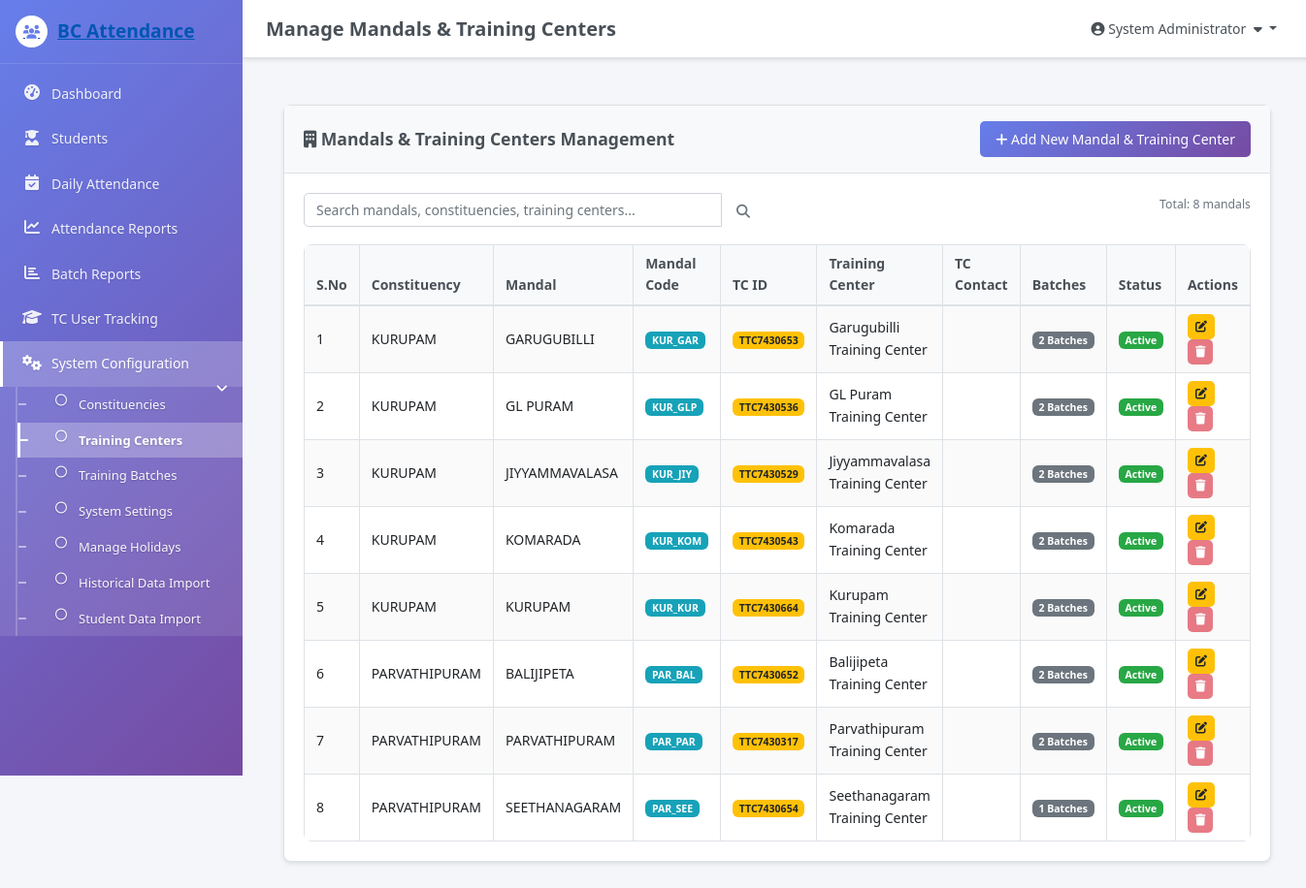
/admin/mandals.php (signed in), run on the app's committed database.
### tables this page shows
CREATE TABLE `mandals` (
  `id` int(11) NOT NULL,
  `constituency_id` int(11) NOT NULL,
  `name` varchar(100) NOT NULL,
  `code` varchar(20) NOT NULL,
  `description` text DEFAULT NULL,
  `status` enum('active','inactive') DEFAULT 'active',
  `created_at` timestamp NOT NULL DEFAULT current_timestamp(),
  `updated_at` timestamp NOT NULL DEFAULT current_timestamp() ON UPDATE current_timestamp()
);

CREATE TABLE `constituencies` (
  `id` int(11) NOT NULL,
  `name` varchar(100) NOT NULL,
  `code` varchar(20) NOT NULL,
  `description` text DEFAULT NULL,
  `status` enum('active','inactive') DEFAULT 'active',
  `created_at` timestamp NOT NULL DEFAULT current_timestamp(),
  `updated_at` timestamp NOT NULL DEFAULT current_timestamp() ON UPDATE current_timestamp()
);

CREATE TABLE `training_centers` (
  `id` int(11) NOT NULL,
  `mandal_id` int(11) NOT NULL,
  `tc_id` varchar(20) NOT NULL,
  `name` varchar(100) NOT NULL,
  `address` text DEFAULT NULL,
  `contact_person` varchar(100) DEFAULT NULL,
  `phone_number` varchar(15) DEFAULT NULL,
  `status` enum('active','inactive') DEFAULT 'active',
  `created_at` timestamp NOT NULL DEFAULT current_timestamp(),
  `updated_at` timestamp NOT NULL DEFAULT current_timestamp() ON UPDATE current_timestamp()
);

### admin/mandals.php (the view, shortened to what the rows shown need)
<?php
require_once '../config/database.php';
require_once '../includes/functions.php';
require_once '../includes/session.php';
$records_per_page = 10;
$current_page = isset($_GET['page']) ? (int)$_GET['page'] : 1;
$offset = ($current_page - 1) * $records_per_page;
$search_condition = '';
$search_params = [];
$search_types = '';
$mandals_with_data = fetchAll("
    SELECT
        m.*,
        c.name as constituency_name,
        tc.id as tc_id_db,
        tc.tc_id,
        tc.name as tc_name,
        tc.address as tc_address,
        tc.contact_person as tc_contact_person,
        tc.phone_number as tc_phone_number,
        tc.status as tc_status,
        COUNT(b.id) as batch_count
    FROM mandals m
    LEFT JOIN constituencies c ON m.constituency_id = c.id
    LEFT JOIN training_centers tc ON m.id = tc.mandal_id
    LEFT JOIN batches b ON m.id = b.mandal_id
    $search_condition
    GROUP BY m.id
    ORDER BY c.name, m.name
    LIMIT $offset, $records_per_page
", $search_params, $search_types);
?>
<?php include '../includes/header.php'; ?>
<div class="container-fluid">
    <div class="row">
        <div class="col-12">
            <div class="card">
                <div class="card-body">
                    <div class="table-responsive">
                        <table class="table table-bordered table-striped">
                            <thead>
                                <tr>
                                    <th>S.No</th>
                                    <th>Constituency</th>
                                    <th>Mandal</th>
                                    <th>Mandal Code</th>
                                    <th>TC ID</th>
                                    <th>Training Center</th>
                                    <th>TC Contact</th>
                                    <th>Batches</th>
                                    <th>Status</th>
                                    <th>Actions</th>
                                </tr>
                            </thead>
                            <tbody id="tableBody">
                                <?php if (empty($mandals_with_data)): ?>
                                    <tr>
                                        <td colspan="10" class="text-center">No mandals found.</td>
                                    </tr>
                                <?php else: ?>
                                    <?php $serial = $offset + 1; ?>
                                    <?php foreach ($mandals_with_data as $mandal): ?>
                                        <tr>
                                            <td><?php echo $serial++; ?></td>
                                            <td><?php echo htmlspecialchars($mandal['constituency_name']); ?></td>
                                            <td><?php echo htmlspecialchars($mandal['name']); ?></td>
                                            <td><span class="badge badge-info"><?php echo htmlspecialchars($mandal['code']); ?></span></td>
                                            <td><span class="badge badge-warning"><?php echo htmlspecialchars($mandal['tc_id']); ?></span></td>
                                            <td><?php echo htmlspecialchars($mandal['tc_name']); ?></td>
                                            <td>
                                            </td>
                                            <td>
                                                <span class="badge badge-secondary">
                                                    <?php echo $mandal['batch_count']; ?> Batches
                                                </span>
                                            </td>
                                            <td>
                                                <span class="badge <?php echo getStatusBadgeClass($mandal['status']); ?>">
                                                    <?php echo ucfirst($mandal['status']); ?>
                                                </span>
                                            </td>
                                            <td>
                                                <button type="button" class="btn btn-sm btn-warning" onclick="editMandal(<?php echo htmlspecialchars(json_encode($mandal)); ?>)">
                                                    <i class="fas fa-edit"></i>
                                                </button>
                                                <?php if ($mandal['batch_count'] == 0): ?>
                                                    <button type="button" class="btn btn-sm btn-danger" onclick="deleteMandal(<?php echo $mandal['id']; ?>, '<?php echo addslashes($mandal['name']); ?>')">
                                                        <i class="fas fa-trash"></i>
                                                    </button>
                                                <?php else: ?>
                                                    <button type="button" class="btn btn-sm btn-danger" disabled title="Cannot delete - has associated batches">
                                                        <i class="fas fa-trash"></i>
                                                    </button>
                                                <?php endif; ?>
                                            </td>
                                        </tr>
                                    <?php endforeach; ?>
                                <?php endif; ?>
                            </tbody>
                        </table>
                    </div>
                </div>
            </div>
        </div>
    </div>
</div>
<?php include '../includes/footer.php'; ?>

### includes/header.php (shortened to what the rows shown need)
<?php
require_once '../includes/session.php';
require_once '../includes/functions.php';
$currentUser = getCurrentUser();
?>
<!DOCTYPE html>
<html lang="en">
<head>
    <link rel="stylesheet" href="https://cdn.jsdelivr.net/npm/bootstrap@4.6.2/dist/css/bootstrap.min.css">
    <link rel="stylesheet" href="../assets/css/admin.css">
    <link rel="stylesheet" href="https://cdnjs.cloudflare.com/ajax/libs/font-awesome/6.4.0/css/all.min.css">
    <link rel="stylesheet" href="/assets/css/custom.css">
    <link rel="stylesheet" href="https://cdn.datatables.net/responsive/2.5.0/css/responsive.dataTables.min.css">
</head>
<body class="<?php echo isset($bodyClass) ? $bodyClass : ''; ?>">
    <div class="wrapper">
        <div class="content-wrapper">
            <nav class="main-header">
                <div class="navbar">
                    <ul class="navbar-nav">
                        <li class="nav-item dropdown">
                            <button class="dropdown-toggle" type="button">
                                <i class="fas fa-user-circle"></i>
                                <?php echo htmlspecialchars($currentUser['full_name']); ?>
                                <i class="fas fa-caret-down ml-1"></i>
                            </button>
                        </li>
                    </ul>
                </div>
            </nav>
            <div class="content">

### data on the page
mandals: constituency.name "KURUPAM", name "GARUGUBILLI", code "KUR_GAR", training_centers.tc_id "TTC7430653", training_centers.name "Garugubilli Training Center", batch_count "2", status "Active"
mandals: constituency.name "KURUPAM", name "GL PURAM", code "KUR_GLP", training_centers.tc_id "TTC7430536", training_centers.name "GL Puram Training Center", batch_count "2", status "Active"
mandals: constituency.name "KURUPAM", name "JIYYAMMAVALASA", code "KUR_JIY", training_centers.tc_id "TTC7430529", training_centers.name "Jiyyammavalasa Training Center", batch_count "2", status "Active"
mandals: constituency.name "KURUPAM", name "KOMARADA", code "KUR_KOM", training_centers.tc_id "TTC7430543", training_centers.name "Komarada Training Center", batch_count "2", status "Active"
mandals: constituency.name "KURUPAM", name "KURUPAM", code "KUR_KUR", training_centers.tc_id "TTC7430664", training_centers.name "Kurupam Training Center", batch_count "2", status "Active"
mandals: constituency.name "PARVATHIPURAM", name "BALIJIPETA", code "PAR_BAL", training_centers.tc_id "TTC7430652", training_centers.name "Balijipeta Training Center", batch_count "2", status "Active"
mandals: constituency.name "PARVATHIPURAM", name "PARVATHIPURAM", code "PAR_PAR", training_centers.tc_id "TTC7430317", training_centers.name "Parvathipuram Training Center", batch_count "2", status "Active"
mandals: constituency.name "PARVATHIPURAM", name "SEETHANAGARAM", code "PAR_SEE", training_centers.tc_id "TTC7430654", training_centers.name "Seethanagaram Training Center", batch_count "1", status "Active"

### other printed values
$pageTitle "Manage Mandals & Training Centers"
$currentUser['full_name'] "System Administrator"
$total_records "8"
